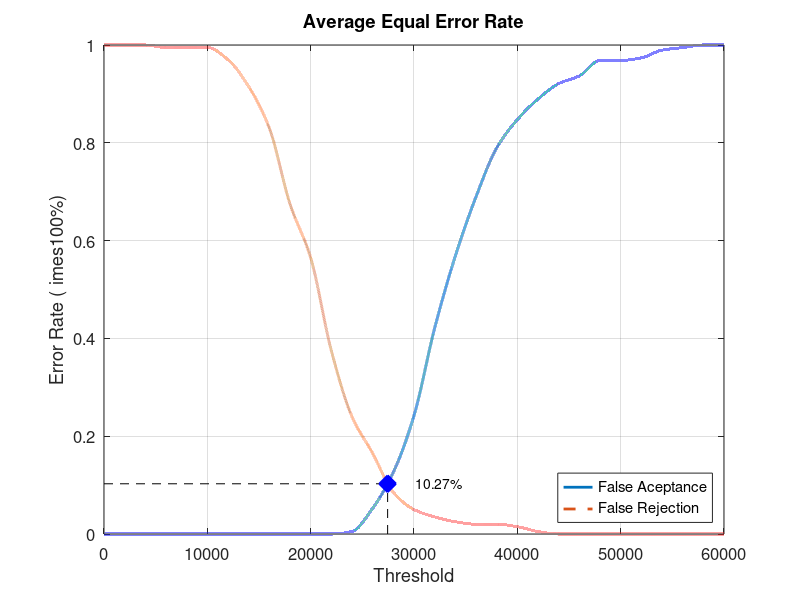
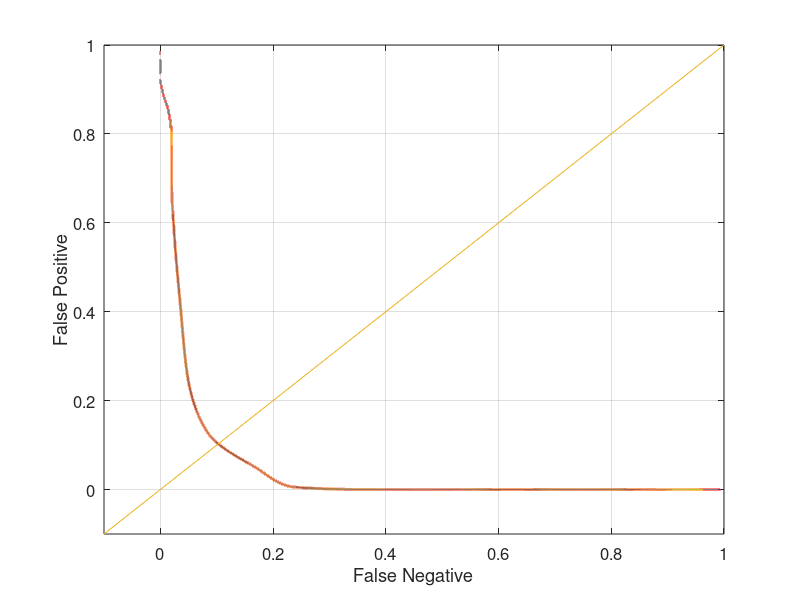

Write MATLAB code to recreate these figures, in order.
close all;
clear;
clc;
x = 0:2000:60000;
xq = 0:0.5:60000;

y0 = [0 0 0 0 0 0 0 0 0 0 0 0 0.00526316 0.0526316 0.126316 0.242105 0.421053 0.568421 0.689474 0.789474 0.847368 0.889474 0.921053 0.936842 0.968421 0.968421 0.973684 0.989474 0.994737 1 1]
yy0 = interp1(x, y0, xq, 'pchip');
y1 = [1 1 1 0.995 0.995 0.995 0.97 0.915 0.83 0.675 0.565 0.375 0.24 0.165 0.085 0.05 0.035 0.025 0.02 0.02 0.015 0.005 0 0 0 0 0 0 0 0 0]
yy1 = interp1(x, y1, xq, 'pchip');

% Calculating EER: 
y2 = abs(y0 - y1);
find(y2 == min(y2))
yy2 = abs(yy0 - yy1);
xEER = find(yy2 == min(yy2));
xEERIndex = xq(xEER) % X-axis EER
yEER = yy0(xEER) % Y-axis EER

main = figure
plot(xq, yy0,'-','LineWidth', 2);	hold on
plot(xq, yy1,'--','LineWidth', 2);	hold on
plot([xEERIndex xEERIndex], [0 yEER], 'k--');	hold on
plot([0 xEERIndex], [yEER yEER], 'k--');	hold on
plot(xEERIndex, yEER, 'bx', 'LineWidth', 10);	hold on
text(xEERIndex + 10 * xEERIndex / 100, yEER, [num2str(round((10000 * yEER)) / 100) '%'])
legend('False Aceptance', 'False Rejection', 'Location', 'SouthEast')
xlabel('Threshold')
ylabel('Error Rate (	imes100%)')
title('Average Equal Error Rate')
set(gca, 'FontSize', 12)
axis([0 60000 0 1])
grid on

print(main, 'Database4_2Main', '-dpng');
FNRxFPR = figure('Color', [1 1 1]);
plot(yy1, yy0, '-', yy1, yy0, 'LineWidth', 2);
hold on
y = -0.1:0.1:1
plot(y, y); 
set(gca, 'FontSize', 12)
xlabel('False Negative')
ylabel('False Positive')
axis([-0.1 1 -0.1 1])
set(gca, 'FontSize', 12)
grid on

print(FNRxFPR, 'Database4_2FNRxFPR','-dpng');
